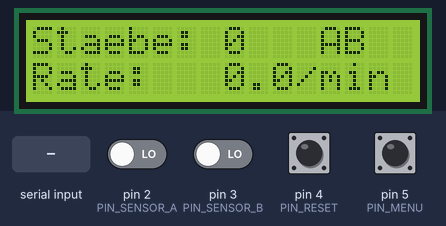
Simulated run of this sketch. Board: Arduino Uno, built with avr-gcc and run on an emulated ATmega328P. On the bench: 16×2 character LCD. Inputs (shaded band) come from the test bench; at power-on: pin 4 (PIN_RESET), pin 5 (PIN_MENU) HIGH, pin 2 (PIN_SENSOR_A), pin 3 (PIN_SENSOR_B) LOW. What the sketch prints to the serial monitor is not drawn.

Above: at 2.9 s.
3.0 s: pin 2 (PIN_SENSOR_A) driven HIGH
At 4.3 s:
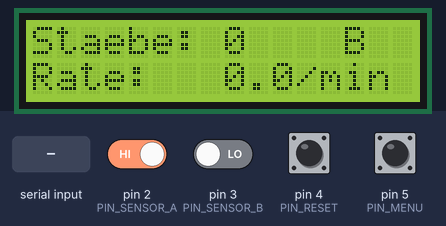
4.6 s: pin 3 (PIN_SENSOR_B) driven HIGH
At 5.7 s:
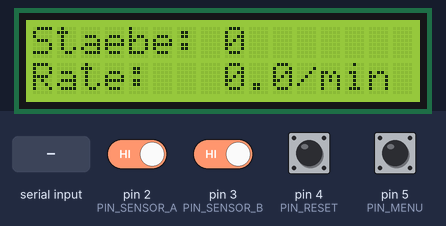
6.2 s: pin 5 (PIN_MENU) pulled LOW for 0.15 s
At 6.6 s:
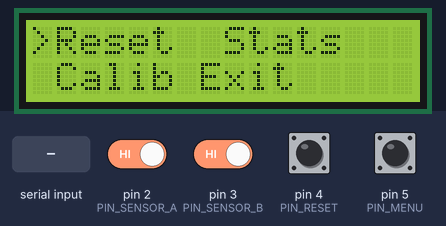
7.8 s: pin 4 (PIN_RESET) pulled LOW for 0.15 s
At 9.0 s:
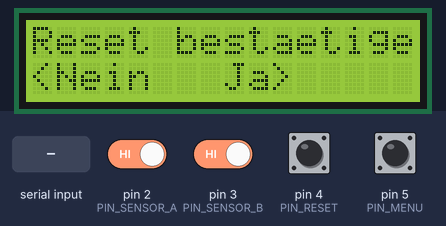
9.4 s: "r" received over Serial
At 10.1 s:
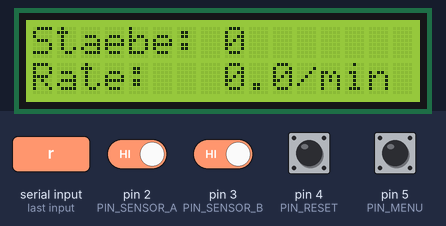
Timing chart, 0 to 12.4 s (numbered marks = the images above; inputs shaded):
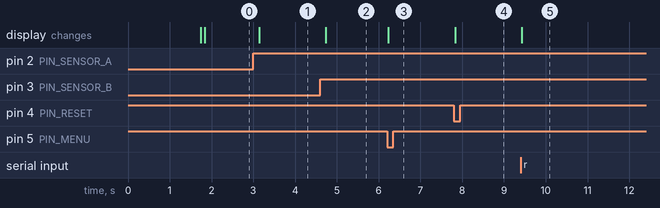

The sketch:

Arduino_+_IR_Sensors.ino
```cpp
/**
 * Bidirektionaler Holzstäbe-Zähler (Arduino + IR-Sensoren) - Premium Version
 * -------------------------------------------------------------------------
 * Autor: Amir Mobasheraghdam
 * Datum: 2025
 * Version: 2.0
 *
 * Beschreibung:
 *  - Professioneller bidirectional counter mit zwei E18-D80NK IR-Sensoren
 *  - 16x2 I2C LCD Display mit optimierter Anzeige
 *  - Fortschrittliche Entprellung und Rauschunterdrückung
 *  - EEPROM-Speicherung des Zählerstands
 *  - Statistische Auswertung (Rate pro Minute, Gesamtbetriebszeit)
 *  - Menüsystem für Einstellungen
 *
 * Verbesserungen gegenüber V1:
 *  ✓ EEPROM Speicherung bei Stromausfall
 *  ✓ Timer-basierte Entprellung (kein delay())
 *  ✓ Ratenberechnung (Stäbe pro Minute)
 *  ✓ Menü mit Reset-Funktion und Statistiken
 *  ✓ Optimierte LCD-Aktualisierung (reduziert Flackern)
 *  ✓ Debug-Modus über serielle Schnittstelle
 *  ✓ Konfigurierbare Sensortypen (NO/NC)
 */

#include <Wire.h>
#include <LiquidCrystal_I2C.h>
#include <EEPROM.h>

// ==================== KONFIGURATION ====================
// LCD Einstellungen
const byte LCD_ADDRESS = 0x27;        // I2C Adresse (0x27 oder 0x3F)
const byte LCD_COLUMNS = 16;
const byte LCD_ROWS = 2;

// Pin Definitionen
const byte PIN_SENSOR_A = 2;           // Sensor A (links/außen)
const byte PIN_SENSOR_B = 3;           // Sensor B (rechts/innen)
const byte PIN_RESET = 4;              // Reset-Taster
const byte PIN_MENU = 5;               // Menü-Taster (optional)
const byte PIN_BUZZER = 6;             // Piezo-Summer für Bestätigung (optional)

// Zeitkonstanten (in Millisekunden)
const unsigned long DEBOUNCE_TIME = 50;        // Entprellzeit für Sensoren
const unsigned long RESET_DEBOUNCE = 100;      // Entprellzeit Reset-Taster
const unsigned long DISPLAY_UPDATE_INTERVAL = 100; // LCD Update-Intervall
const unsigned long STATS_INTERVAL = 60000;    // Statistik-Intervall (1 Minute)
const unsigned long SAVE_INTERVAL = 10000;     // EEPROM Speicherintervall

// EEPROM Adressen
const int EEPROM_ADDR_COUNTER = 0;      // 4 Bytes für long
const int EEPROM_ADDR_MAGIC = 4;        // 2 Bytes Magic Number
const unsigned int MAGIC_NUMBER = 0x5A5A; // Prüfsumme für gültigen EEPROM

// Betriebsparameter
const bool SENSOR_ACTIVE_LOW = true;    // true = LOW bei Objekt (E18-D80NK)
const bool DEBUG_MODE = true;           // Serielle Debug-Ausgaben
const bool USE_BUZZER = false;          // Summer aktivieren

// Menüpunkte
enum MenuItem {
  MENU_MAIN,
  MENU_RESET,
  MENU_STATS,
  MENU_CALIBRATE,
  MENU_EXIT
};

// ==================== GLOBALE VARIABLEN ====================
LiquidCrystal_I2C lcd(LCD_ADDRESS, LCD_COLUMNS, LCD_ROWS);

// Zählervariablen
volatile long counter = 0;              // Aktueller Zählerstand
long lastSavedCounter = 0;              // Letzter gespeicherter Wert

// Sensorstatus
volatile bool sensorAState = false;
volatile bool sensorBState = false;
volatile bool lastSensorA = false;
volatile bool lastSensorB = false;

// Zustandsmaschine
enum DirectionState { STATE_IDLE, STATE_A_FIRST, STATE_B_FIRST };
DirectionState directionState = STATE_IDLE;

// Zeitsteuerung
unsigned long lastDebounceTimeA = 0;
unsigned long lastDebounceTimeB = 0;
unsigned long lastDisplayUpdate = 0;
unsigned long lastStatsUpdate = 0;
unsigned long lastSaveTime = 0;
unsigned long lastRateCalc = 0;

// Statistikvariablen
unsigned long totalCounts = 0;          // Gesamtzahl Bewegungen (in/out)
unsigned long forwardCounts = 0;        // Vorwärtsbewegungen
unsigned long backwardCounts = 0;       // Rückwärtsbewegungen
float currentRate = 0.0;               // Aktuelle Rate (Stäbe/Minute)
unsigned long lastRateCounter = 0;      // Counter-Wert für Ratenberechnung
unsigned long programStartTime = 0;     // Programmstartzeit

// Menüvariablen
bool menuActive = false;
bool displayNeedsRedraw = true;
MenuItem currentMenu = MENU_MAIN;
byte menuPosition = 0;
unsigned long lastButtonPress = 0;
const unsigned long MENU_TIMEOUT = 10000; // 10 Sekunden Timeout

// ==================== FUNKTIONEN ====================

/**
 * Initialisiert das EEPROM und lädt den gespeicherten Zählerstand
 */
void loadFromEEPROM() {
  unsigned int magic;
  EEPROM.get(EEPROM_ADDR_MAGIC, magic);

  if (magic == MAGIC_NUMBER) {
    EEPROM.get(EEPROM_ADDR_COUNTER, counter);
    if (counter < 0 || counter > 1000000) counter = 0; // Plausibilitätsprüfung
    if (DEBUG_MODE) {
      Serial.print(F("[EEPROM] Geladen: "));
      Serial.println(counter);
    }
  } else {
    counter = 0;
    if (DEBUG_MODE) Serial.println(F("[EEPROM] Keine gültigen Daten, starte bei 0"));
  }

  lastSavedCounter = counter;
  totalCounts = abs(counter); // Vereinfachte Schätzung
}

/**
 * Speichert den aktuellen Zählerstand im EEPROM
 */
void saveToEEPROM() {
  if (counter != lastSavedCounter) {
    EEPROM.put(EEPROM_ADDR_COUNTER, counter);
    EEPROM.put(EEPROM_ADDR_MAGIC, MAGIC_NUMBER);
    lastSavedCounter = counter;
    if (DEBUG_MODE) {
      Serial.print(F("[EEPROM] Gespeichert: "));
      Serial.println(counter);
    }
  }
}

/**
 * Aktualisiert die Statistikwerte
 */
void updateStatistics() {
  unsigned long now = millis();

  if (now - lastStatsUpdate >= STATS_INTERVAL) {
    // Berechne Rate (Stäbe pro Minute)
    long deltaCount = counter - lastRateCounter;
    currentRate = (deltaCount * 60000.0) / (now - lastRateCalc);
    if (currentRate < 0) currentRate = 0;

    lastRateCounter = counter;
    lastRateCalc = now;
    lastStatsUpdate = now;

    if (DEBUG_MODE) {
      Serial.print(F("[STATS] Rate: "));
      Serial.print(currentRate, 1);
      Serial.println(F(" Stäbe/Min"));
    }
  }
}

/**
 * Gibt einen akustischen Bestätigungston aus
 */
void beep(int duration = 50, int frequency = 2000) {
  if (USE_BUZZER) {
    tone(PIN_BUZZER, frequency, duration);
  }
}

/**
 * Zeigt den Hauptbildschirm mit Zählerstand und Rate an
 */
void updateDisplay() {
  static char buffer[17];
  static long lastDisplayedCounter = -1;
  static float lastDisplayedRate = -1;

  // Nur aktualisieren wenn sich etwas geändert hat
  if (displayNeedsRedraw || counter != lastDisplayedCounter || (int)currentRate != (int)lastDisplayedRate) {
    lcd.clear();

    // Zeile 1: Zählerstand mit Einheit
    lcd.setCursor(0, 0);
    lcd.print(F("Staebe: "));
    lcd.print(counter);

    // Zeile 2: Rate oder Status
    lcd.setCursor(0, 1);
    if (counter >= 0) {
      lcd.print(F("Rate: "));
      dtostrf(currentRate, 5, 1, buffer);
      lcd.print(buffer);
      lcd.print(F("/min"));
    } else {
      lcd.print(F("Negativ!   "));
    }

    lastDisplayedCounter = counter;
    lastDisplayedRate = currentRate;
    displayNeedsRedraw = false;
  }

  // Sensorstatus in der oberen rechten Ecke (optional)
  lcd.setCursor(12, 0);
  lcd.print(sensorAState ? "A" : " ");
  lcd.print(sensorBState ? "B" : " ");
}

/**
 * Zeigt ein Menü an
 */
void showMenu() {
  // Menu text replaces the main screen even when count and rate do not change.
  displayNeedsRedraw = true;
  lcd.clear();
  lcd.setCursor(0, 0);

  switch (currentMenu) {
    case MENU_MAIN:
      lcd.print(F(">Reset  Stats   "));
      lcd.setCursor(0, 1);
      lcd.print(F(" Calib Exit     "));
      break;
    case MENU_RESET:
      lcd.print(F("Reset bestaetigen?"));
      lcd.setCursor(0, 1);
      lcd.print(F("<Nein   Ja>     "));
      break;
    case MENU_STATS:
      lcd.print(F("Forward:"));
      lcd.print(forwardCounts);
      lcd.setCursor(0, 1);
      lcd.print(F("Back:"));
      lcd.print(backwardCounts);
      break;
    case MENU_CALIBRATE:
      lcd.print(F("Sensor-Kalibrierung"));
      lcd.setCursor(0, 1);
      lcd.print(F("A/B an/aus...    "));
      break;
    case MENU_EXIT:
      menuActive = false;
      updateDisplay();
      return;
  }
}

/**
 * Verarbeitet Menü-Eingaben
 */
void handleMenu() {
  static bool lastMenuButton = HIGH;
  static bool lastResetButton = HIGH;

  bool menuPressed = (digitalRead(PIN_MENU) == LOW);
  bool resetPressed = (digitalRead(PIN_RESET) == LOW);

  if (menuPressed && !lastMenuButton && (millis() - lastButtonPress > DEBOUNCE_TIME)) {
    lastButtonPress = millis();
    beep(30, 1500);

    if (!menuActive) {
      menuActive = true;
      currentMenu = MENU_MAIN;
      menuPosition = 0;
    } else {
      // Navigation im Menü
      switch (currentMenu) {
        case MENU_MAIN:
          menuPosition = (menuPosition + 1) % 4;
          break;
        case MENU_RESET:
          if (menuPosition == 1) { // Ja
            counter = 0;
            forwardCounts = 0;
            backwardCounts = 0;
            saveToEEPROM();
            beep(100, 1000);
            menuActive = false;
            updateDisplay();
          }
          menuActive = false;
          break;
        case MENU_STATS:
          menuActive = false;
          break;
        case MENU_CALIBRATE:
          menuActive = false;
          break;
      }
    }
    showMenu();
  }

  if (resetPressed && !lastResetButton && menuActive && (millis() - lastButtonPress > DEBOUNCE_TIME)) {
    lastButtonPress = millis();
    beep(30, 1200);

    if (currentMenu == MENU_MAIN) {
      switch (menuPosition) {
        case 0: currentMenu = MENU_RESET; break;
        case 1: currentMenu = MENU_STATS; break;
        case 2: currentMenu = MENU_CALIBRATE; break;
        case 3: currentMenu = MENU_EXIT; break;
      }
      showMenu();
    }
  }

  lastMenuButton = menuPressed;
  lastResetButton = resetPressed;

  // Menu timeout
  if (menuActive && (millis() - lastButtonPress > MENU_TIMEOUT)) {
    menuActive = false;
    updateDisplay();
  }
}

/**
 * Verarbeitet die Sensorzustände und Richtungserkennung
 */
void processSensors() {
  unsigned long now = millis();

  // Sensor A mit Entprellung
  bool rawA = (digitalRead(PIN_SENSOR_A) == (SENSOR_ACTIVE_LOW ? LOW : HIGH));
  if (rawA != lastSensorA) {
    lastDebounceTimeA = now;
  }
  if ((now - lastDebounceTimeA) > DEBOUNCE_TIME) {
    sensorAState = rawA;
  }
  lastSensorA = rawA;

  // Sensor B mit Entprellung
  bool rawB = (digitalRead(PIN_SENSOR_B) == (SENSOR_ACTIVE_LOW ? LOW : HIGH));
  if (rawB != lastSensorB) {
    lastDebounceTimeB = now;
  }
  if ((now - lastDebounceTimeB) > DEBOUNCE_TIME) {
    sensorBState = rawB;
  }
  lastSensorB = rawB;

  // Zustandsmaschine für Richtungserkennung
  static bool lastProcessedA = false;
  static bool lastProcessedB = false;

  switch (directionState) {
    case STATE_IDLE:
      if (sensorAState && !sensorBState) {
        directionState = STATE_A_FIRST;
        if (DEBUG_MODE) Serial.println(F("[DIR] A first detected"));
      } else if (sensorBState && !sensorAState) {
        directionState = STATE_B_FIRST;
        if (DEBUG_MODE) Serial.println(F("[DIR] B first detected"));
      }
      break;

    case STATE_A_FIRST:
      if (sensorBState) {
        // Vollständige Vorwärtsbewegung
        counter++;
        forwardCounts++;
        totalCounts++;
        updateStatistics();
        beep(30, 2500);
        if (DEBUG_MODE) {
          Serial.print(F("[COUNT] Vorwaerts: "));
          Serial.println(counter);
        }
        directionState = STATE_IDLE;
      } else if (!sensorAState) {
        // Abort - unvollständige Bewegung
        directionState = STATE_IDLE;
      }
      break;

    case STATE_B_FIRST:
      if (sensorAState) {
        // Vollständige Rückwärtsbewegung
        counter--;
        backwardCounts++;
        totalCounts++;
        updateStatistics();
        beep(30, 1500);
        if (DEBUG_MODE) {
          Serial.print(F("[COUNT] Rueckwaerts: "));
          Serial.println(counter);
        }
        directionState = STATE_IDLE;
      } else if (!sensorBState) {
        // Abort - unvollständige Bewegung
        directionState = STATE_IDLE;
      }
      break;
  }
}

/**
 * Zeigt detaillierte Statistiken über serielle Schnittstelle an
 */
void printStatistics() {
  if (!DEBUG_MODE) return;

  Serial.println(F("\n=== SYSTEM STATISTIK ==="));
  Serial.print(F("Zaehlerstand: "));
  Serial.println(counter);
  Serial.print(F("Vorwaerts: "));
  Serial.println(forwardCounts);
  Serial.print(F("Rueckwaerts: "));
  Serial.println(backwardCounts);
  Serial.print(F("Gesamtbewegungen: "));
  Serial.println(totalCounts);
  Serial.print(F("Aktuelle Rate: "));
  Serial.print(currentRate, 1);
  Serial.println(F(" Staebe/Min"));
  unsigned long runtime = (millis() - programStartTime) / 1000;
  Serial.print(F("Betriebszeit: "));
  Serial.print(runtime / 60);
  Serial.print(F(" min "));
  Serial.print(runtime % 60);
  Serial.println(F(" sec"));
  Serial.println(F("=======================\n"));
}

// ==================== SETUP ====================
void setup() {
  // Pin-Konfiguration
  pinMode(PIN_SENSOR_A, INPUT);
  pinMode(PIN_SENSOR_B, INPUT);
  pinMode(PIN_RESET, INPUT_PULLUP);
  pinMode(PIN_MENU, INPUT_PULLUP);
  if (USE_BUZZER) pinMode(PIN_BUZZER, OUTPUT);

  // Serielle Schnittstelle für Debug
  if (DEBUG_MODE) {
    Serial.begin(115200);
    Serial.println(F("\n[START] Bidirektionaler Zaehler V2.0"));
    Serial.println(F("[START] Autor: Amir Mobasheraghdam"));
  }

  // LCD Initialisierung
  lcd.init();
  lcd.backlight();
  lcd.clear();
  lcd.print(F("Bidir. Zaehler"));
  lcd.setCursor(0, 1);
  lcd.print(F("V2.0 - Starting"));
  delay(1500);

  // EEPROM laden
  loadFromEEPROM();

  // Statistik initialisieren
  programStartTime = millis();
  lastRateCalc = programStartTime;
  lastRateCounter = counter;
  forwardCounts = (counter > 0) ? counter : 0;
  backwardCounts = (counter < 0) ? -counter : 0;
  totalCounts = forwardCounts + backwardCounts;

  // Begrüßungston
  beep(100, 2000);
  delay(100);
  beep(100, 2500);

  // Hauptbildschirm anzeigen
  updateDisplay();

  if (DEBUG_MODE) printStatistics();
}

// ==================== MAIN LOOP ====================
void loop() {
  unsigned long now = millis();

  // Sensoren verarbeiten (priorität)
  processSensors();

  // Menü nur verarbeiten wenn nicht in kritischer Phase
  if (directionState == STATE_IDLE) {
    handleMenu();
  }

  // Display periodisch aktualisieren (nicht bei aktivem Menü)
  if (!menuActive && (now - lastDisplayUpdate >= DISPLAY_UPDATE_INTERVAL)) {
    updateDisplay();
    lastDisplayUpdate = now;
  }

  // Automatisches Speichern im EEPROM
  if (now - lastSaveTime >= SAVE_INTERVAL) {
    saveToEEPROM();
    lastSaveTime = now;
  }

  // Serieller Befehlsserver (für Debug)
  if (DEBUG_MODE && Serial.available()) {
    char cmd = Serial.read();
    switch (cmd) {
      case 's': // Status
        printStatistics();
        break;
      case 'r': // Reset
        counter = 0;
        saveToEEPROM();
        updateDisplay();
        Serial.println(F("[CMD] Counter reset"));
        break;
      case 'p': // Print current count
        Serial.print(F("[CMD] Counter: "));
        Serial.println(counter);
        break;
    }
  }
}
```

Measured:
- after the input at 3.0 s, the display: changes after 0.14 s (image 1)
- after the input at 4.6 s, the display: changes after 0.14 s (image 2)
- after the input at 6.2 s, the display: changes at once (image 3)
- after the input at 7.8 s, the display: changes at once (image 4)
- after the input at 9.4 s, the display: changes at once (image 5)
